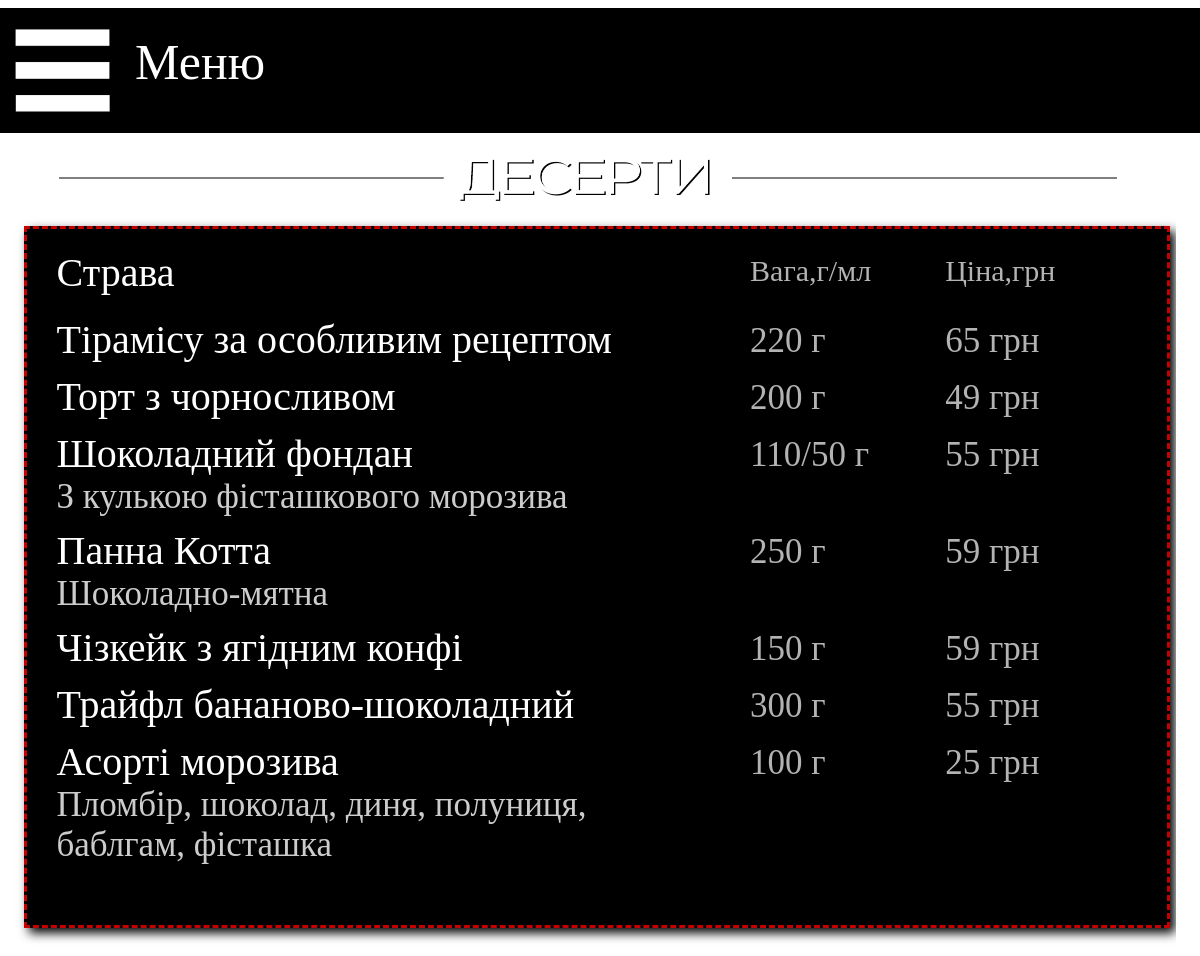
/dessert, run on the app's committed database.
### main/models.py (models this page shows, shortened)
class Menu_pub_dessert(models.Model):
    name = models.CharField('Название', max_length=40)
    weight = models.CharField('Вес', max_length=10)
    spec = models.CharField('Состав', max_length=200, blank=True)
    price = models.CharField('Цена', max_length=10)
    image = models.ImageField(upload_to="pub", default='pub/empty.png')
    class Meta:
        verbose_name = 'Десерты'
        verbose_name_plural = 'Десерт'

### main/views.py (the view)
# urls.py: path('dessert', views.pub_dessert, name='dessert'),
def pub_dessert(request):
    dish = Menu_pub_dessert.objects.all()
    n1 = pub_news.objects.all()
    return render(request, 'main/pub_Desert.html', {'Menu': dish, 'news': n1})

### main/templates/main/pub_Desert.html (shortened to what this page needs)
{% extends 'main/base_pub.html' %}
{% load static %}
{% block content_top %}
<div class="content_top">
    <img src="{% static 'img/content_top_2/dessert.png' %}" width="100%" height="100%">
</div>
{% endblock %}
{% block content2 %}
<div class="menu_list">
    <div class="menu_list_in">
        <div style="width: 100%; float: left">
            <div class="menu_list_head_name">Страва</div>
            <div class="menu_list_head_price">Цiна,грн</div>
            <div class="menu_list_head_weight">Вага,г/мл</div>
        </div>
        {% for el in Menu %}
        <div style="width: 100%; float: left">
            <div class="menu_list_name">{{el.name}}</div>
            <div class="menu_list_price">{{el.price}}</div>
            <div class="menu_list_weight">{{el.weight}}</div>
            <div class="menu_list_spec">{{el.spec}}</div>
        </div>
        {% endfor %}
    </div>
</div>
{% endblock %}

### main/static/css/style2.css (style rules this page uses)
.body { background-image: url(storage/back_pub1.png); background-size: 100%; margin-right: auto; margin-left: auto; }
.menu_list { float: left; width: 97%; height: auto; background-color: black; border: 3px dashed #c50000; box-shadow: 5px 5px 10px black; }
.menu_list_in { float: left; width: 95%; height: auto; margin-left: 30px; margin-top: 20px; margin-right: 20px; margin-bottom: 60px; }
.menu_list_head_name { width: 73%; float: left; font-family: Eastman; color: white; font-size: 25px; margin-bottom: 10px; }
.menu_list_head_weight { margin-top: 5px; width: 15%; float: right; font-family: Eastman; color: white; font-size: 15px; opacity: 70%; margin-bottom: 10px; }
.menu_list_head_price { margin-top: 5px; width: 12%; float: right; font-family: Eastman; color: white; font-size: 15px; opacity: 70%; margin-bottom: 10px; }
.menu_list_name { width: 73%; float: left; font-family: Eastman; color: white; font-size: 20px; margin-top: 10px; }
.menu_list_spec { width: 76%; float: left; font-family: Eastman; color: white; font-size: 15px; opacity: 80%; }
.menu_list_weight { width: 15%; float: right; font-family: Eastman; color: white; font-size: 15px; opacity: 70%; margin-top: 15px; }
.menu_list_price { width: 12%; float: right; font-family: Eastman; color: white; font-size: 15px; opacity: 70%; margin-top: 15px; }
.content_top { margin-left: 5%; margin-top: 0.75%; width: 90%; height: 13.5%; }

### main/static/css/adaptive2.css (style rules this page uses)
@media only screen and (max-width: 1200px) { .body { background-image: url(storage/back_pub.png); } }
@media only screen and (max-width: 1200px) { .content_top { margin-top: 100px; height: 100px; } }
@media only screen and (max-width: 1200px) { .menu_list_head_name { font-size: 40px; width: 50%; } }
@media only screen and (max-width: 1200px) { .menu_list_head_weight { font-size: 30px; width: 18%; } }
@media only screen and (max-width: 1200px) { .menu_list_head_price { font-size: 30px; width: 18%; } }
@media only screen and (max-width: 1200px) { .menu_list_name { font-size: 40px; width: 60%; } }
@media only screen and (max-width: 1200px) { .menu_list_spec { font-size: 35px; width: 60%; } }
@media only screen and (max-width: 1200px) { .menu_list_weight { font-size: 35px; width: 18%; } }
@media only screen and (max-width: 1200px) { .menu_list_price { font-size: 35px; width: 18%; } }

### data on the page
Menu_pub_dessert: name "Тірамісу за особливим рецептом", price "65 грн", weight "220 г"
Menu_pub_dessert: name "Торт з чорносливом", price "49 грн", weight "200 г"
Menu_pub_dessert: name "Шоколадний фондан", price "55 грн", weight "110/50 г", spec "З кулькою фісташкового морозива"
Menu_pub_dessert: name "Панна Котта", price "59 грн", weight "250 г", spec "Шоколадно-мятна"
Menu_pub_dessert: name "Чізкейк з ягідним конфі", price "59 грн", weight "150 г"
Menu_pub_dessert: name "Трайфл бананово-шоколадний", price "55 грн", weight "300 г"
Menu_pub_dessert: name "Асорті морозива", price "25 грн", weight "100 г", spec "Пломбір, шоколад, диня, полуниця, баблгам, фісташка"
